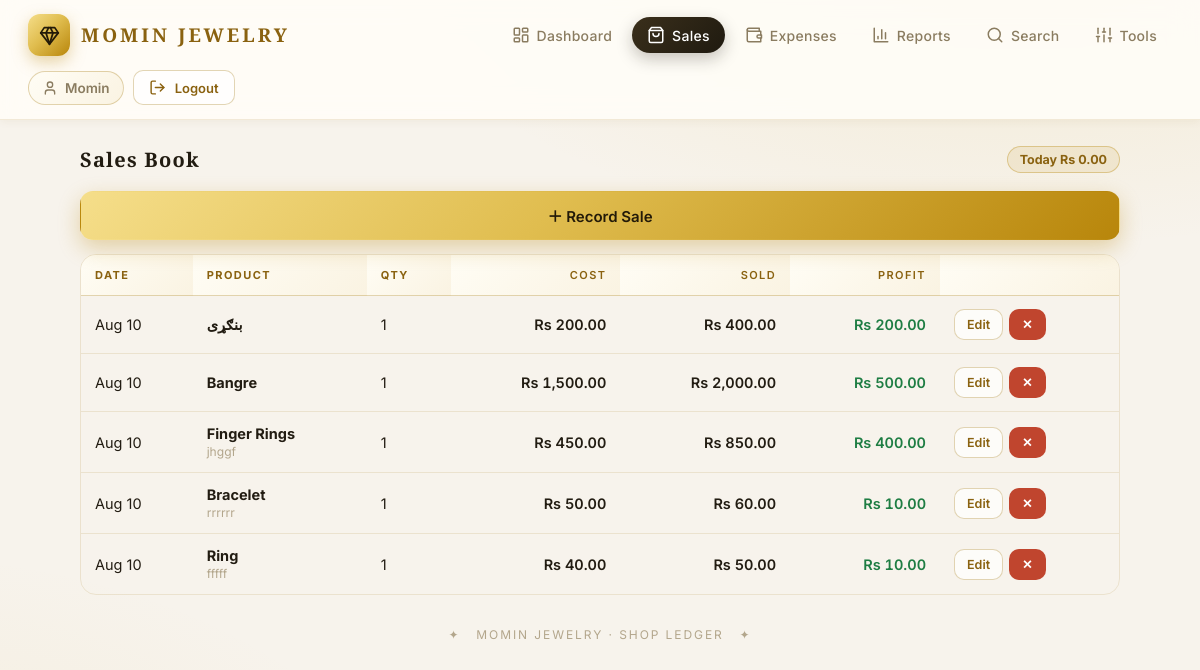
Before: /sales/ (signed in) with the older database file.
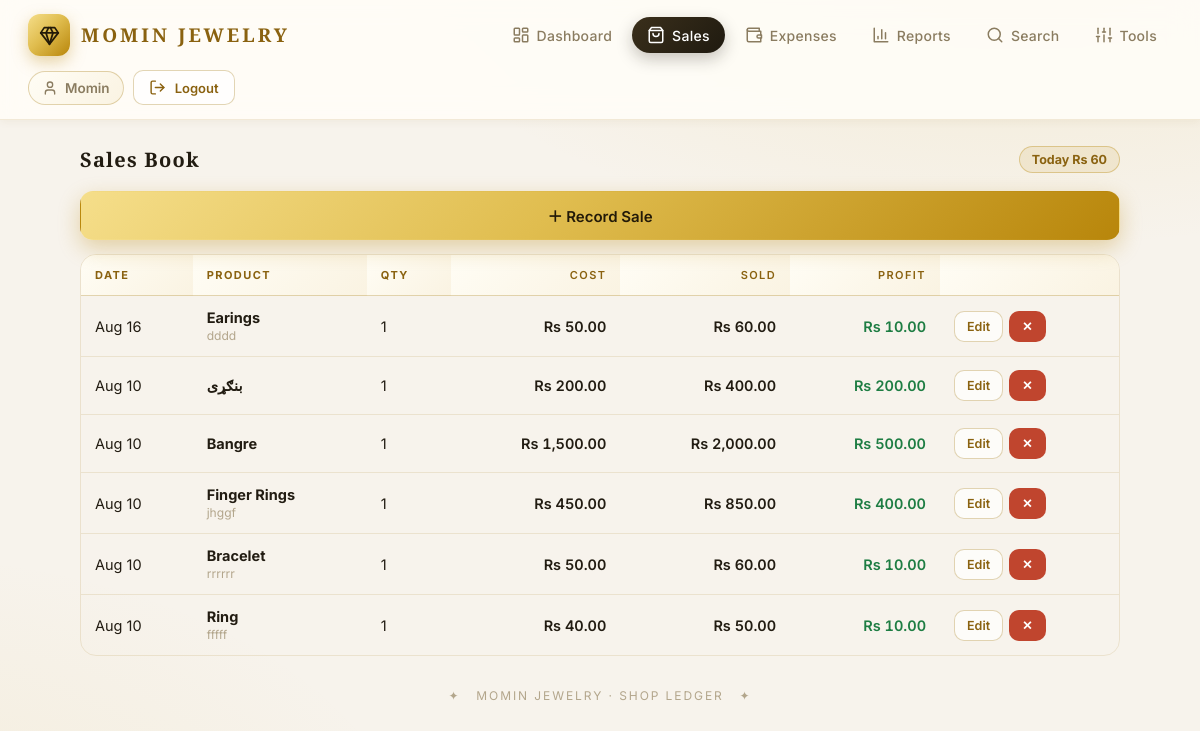
After: the same page with the newer database file.
### ledger/models.py (models this page shows, shortened)
class Sale(models.Model):
    product_name = models.CharField(max_length=200)
    purchase_price = models.DecimalField(max_digits=14, decimal_places=2)
    selling_price = models.DecimalField(max_digits=14, decimal_places=2)
    quantity = models.PositiveIntegerField(default=1)
    date = models.DateField()
    notes = models.TextField(blank=True)
    created_at = models.DateTimeField(auto_now_add=True)
    class Meta:
        ordering = ["-date", "-created_at"]
    @property
    def profit(self):
        return (self.selling_price - self.purchase_price) * self.quantity

class ShopSettings(models.Model):
    shop_name = models.CharField(max_length=100, default="MOMIN Jewelry")
    currency = models.CharField(max_length=8, default="؋")
    opening_balance = models.DecimalField(max_digits=14, decimal_places=2, default=Decimal("0"))
    class Meta:
        verbose_name = "Shop Settings"
        verbose_name_plural = "Shop Settings"
    @classmethod
    def load(cls):
        obj, _ = cls.objects.get_or_create(pk=1)
        return obj

### ledger/views.py (the view)
# urls.py: path('sales/', views.sales_list, name='sales'),
@login_required
def sales_list(request):
    return render(request, 'ledger/sales.html', {
        'sales': Sale.objects.all(),
        'today_stats': services.day_stats(date.today()),
        'settings_obj': ShopSettings.load(),
    })

### ledger/services.py (called while the page is built)
def zero():
    return Decimal("0.00")

def sales_totals(qs):
    agg = qs.aggregate(
        revenue=Sum(F('selling_price') * F('quantity'), output_field=MONEY),
        cost=Sum(F('purchase_price') * F('quantity'), output_field=MONEY),
        items=Sum('quantity'),
    )
    revenue = agg['revenue'] or zero()
    cost = agg['cost'] or zero()
    return {'revenue': revenue, 'cost': cost, 'profit': revenue - cost, 'items': agg['items'] or 0}

def expense_total(qs):
    return qs.aggregate(t=Sum('amount'))['t'] or zero()

def balance_before(day):
    opening = ShopSettings.load().opening_balance
    sales = sales_totals(Sale.objects.filter(date__lt=day))['revenue']
    exp = expense_total(Expense.objects.filter(date__lt=day))
    return opening + sales - exp

def day_stats(day):
    s = sales_totals(Sale.objects.filter(date=day))
    e = expense_total(Expense.objects.filter(date=day))
    prev = balance_before(day)
    return {
        'previous': prev,
        'sales': s,
        'expenses': e,
        'closing': prev + s['revenue'] - e,
        'sale_list': Sale.objects.filter(date=day),
        'expense_list': Expense.objects.filter(date=day),
    }

### ledger/templates/ledger/sales.html
{% extends 'ledger/base.html' %}
{% load humanize %}
{% block content %}
<div class="p-head">
  <h3 style="font-size:20px;letter-spacing:.06em;color:var(--text)">Sales Book</h3>
  <span class="tag gld">Today {{ settings_obj.currency }} {{ today_stats.sales.revenue|intcomma }}</span>
</div>
<a class="btn btn-gold" href="{% url 'sale_new' %}" style="width:100%;margin-bottom:14px">＋ Record Sale</a>
<div class="table-wrap">
<table>
  <thead><tr><th>Date</th><th>Product</th><th>Qty</th><th class="num-cell">Cost</th><th class="num-cell">Sold</th><th class="num-cell">Profit</th><th></th></tr></thead>
  <tbody>
  {% for s in sales %}
    <tr>
      <td>{{ s.date|date:'M d' }}</td>
      <td><b>{{ s.product_name }}</b>{% if s.notes %}<br><small style="color:var(--dim)">{{ s.notes }}</small>{% endif %}</td>
      <td>{{ s.quantity }}</td>
      <td class="num-cell">{{ settings_obj.currency }} {{ s.purchase_price|intcomma }}</td>
      <td class="num-cell">{{ settings_obj.currency }} {{ s.selling_price|intcomma }}</td>
      <td class="num-cell {% if s.profit >= 0 %}pos{% else %}neg{% endif %}">{{ settings_obj.currency }} {{ s.profit|intcomma }}</td>
      <td><div class="actions">
        <a class="btn btn-ghost btn-sm" href="{% url 'sale_edit' s.pk %}">Edit</a>
        <a class="btn btn-danger btn-sm" href="{% url 'sale_delete' s.pk %}">✕</a>
      </div></td>
    </tr>
  {% empty %}<tr><td colspan="7" style="text-align:center;color:var(--dim)">No sales yet.</td></tr>{% endfor %}
  </tbody>
</table>
</div>
{% endblock %}

Changed rows visible on the page:
added Sale: date "Aug 16", product_name "Earings", notes "dddd", quantity "1", {{ settings_obj.currency }} "Rs", purchase_price "50.00", selling_price "60.00", profit "10.00"
Other visible differences:
{{ today_stats.sales.revenue|intcomma }}: "0.00" → "60"
